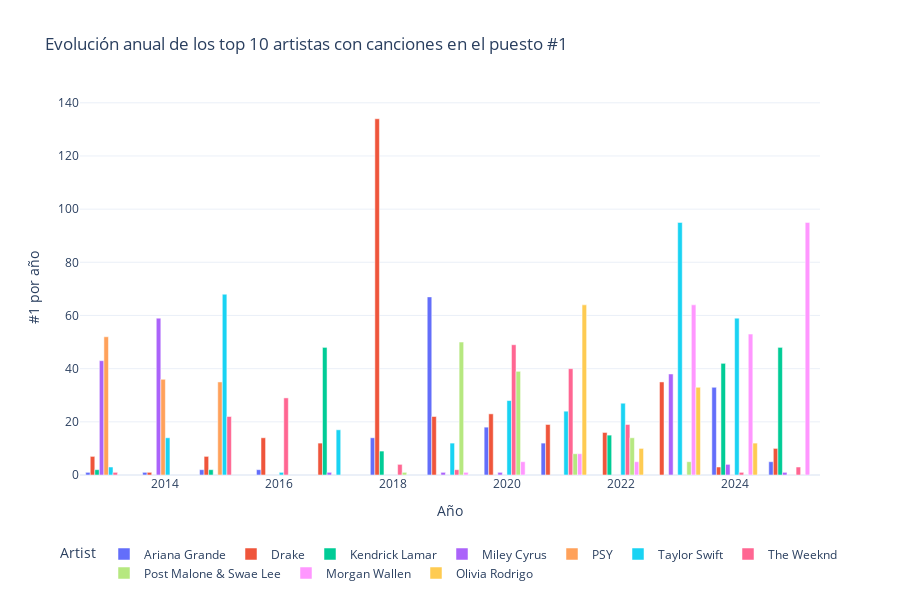

Source (notebook cell):
### Code cell
# top 10 artistas
top_10_artists = artist_counts.head(10).index.tolist()

# Filtrar los datos de esos artistas
top_10_data = top_hits[top_hits["Artist"].isin(top_10_artists)]

# Agrupar por año y artista
artist_year_counts = (
    top_10_data.groupby(["Year", "Artist"]).size().reset_index(name="NumberOneHits")
)
fig = px.bar(
    artist_year_counts,
    x="Year",
    y="NumberOneHits",
    color="Artist",
    barmode="group",
    title=" Evolución anual de los top 10 artistas con canciones en el puesto #1",
    labels={"Year": "Año", "NumberOneHits": "#1 por año"},
)

fig.update_layout(
    legend=dict(orientation="h", yanchor="bottom", y=-0.3, xanchor="center", x=0.5),
    template="plotly_white",
    height=600,
)

fig.show()

### Figure 1 — Plotly figure (JSON) as saved in the notebook; plotly's stock layout.template omitted (floating-point values rounded to 4 significant figures)
{"data": [{"alignmentgroup": "True", "hovertemplate": "Artist=Ariana Grande<br>Año=%{x}<br>#1 por año=%{y}<extra></extra>", "legendgroup": "Ariana Grande", "marker": {"color": "#636efa", "pattern": {"shape": ""}}, "name": "Ariana Grande", "offsetgroup": "Ariana Grande", "orientation": "v", "showlegend": true, "textposition": "auto", "type": "bar", "x": [2013, 2014, 2015, 2016, 2018, 2019, 2020, 2021, 2024, 2025], "xaxis": "x", "y": [1, 1, 2, 2, 14, 67, 18, 12, 33, 5], "yaxis": "y"}, {"alignmentgroup": "True", "hovertemplate": "Artist=Drake<br>Año=%{x}<br>#1 por año=%{y}<extra></extra>", "legendgroup": "Drake", "marker": {"color": "#EF553B", "pattern": {"shape": ""}}, "name": "Drake", "offsetgroup": "Drake", "orientation": "v", "showlegend": true, "textposition": "auto", "type": "bar", "x": [2013, 2014, 2015, 2016, 2017, 2018, 2019, 2020, 2021, 2022, 2023, 2024, 2025], "xaxis": "x", "y": [7, 1, 7, 14, 12, 134, 22, 23, 19, 16, 35, 3, 10], "yaxis": "y"}, {"alignmentgroup": "True", "hovertemplate": "Artist=Kendrick Lamar<br>Año=%{x}<br>#1 por año=%{y}<extra></extra>", "legendgroup": "Kendrick Lamar", "marker": {"color": "#00cc96", "pattern": {"shape": ""}}, "name": "Kendrick Lamar", "offsetgroup": "Kendrick Lamar", "orientation": "v", "showlegend": true, "textposition": "auto", "type": "bar", "x": [2013, 2015, 2017, 2018, 2022, 2024, 2025], "xaxis": "x", "y": [2, 2, 48, 9, 15, 42, 48], "yaxis": "y"}, {"alignmentgroup": "True", "hovertemplate": "Artist=Miley Cyrus<br>Año=%{x}<br>#1 por año=%{y}<extra></extra>", "legendgroup": "Miley Cyrus", "marker": {"color": "#ab63fa", "pattern": {"shape": ""}}, "name": "Miley Cyrus", "offsetgroup": "Miley Cyrus", "orientation": "v", "showlegend": true, "textposition": "auto", "type": "bar", "x": [2013, 2014, 2017, 2019, 2020, 2023, 2024, 2025], "xaxis": "x", "y": [43, 59, 1, 1, 1, 38, 4, 1], "yaxis": "y"}, {"alignmentgroup": "True", "hovertemplate": "Artist=PSY<br>Año=%{x}<br>#1 por año=%{y}<extra></extra>", "legendgroup": "PSY", "marker": {"color": "#FFA15A", "pattern": {"shape": ""}}, "name": "PSY", "offsetgroup": "PSY", "orientation": "v", "showlegend": true, "textposition": "auto", "type": "bar", "x": [2013, 2014, 2015], "xaxis": "x", "y": [52, 36, 35], "yaxis": "y"}, {"alignmentgroup": "True", "hovertemplate": "Artist=Taylor Swift<br>Año=%{x}<br>#1 por año=%{y}<extra></extra>", "legendgroup": "Taylor Swift", "marker": {"color": "#19d3f3", "pattern": {"shape": ""}}, "name": "Taylor Swift", "offsetgroup": "Taylor Swift", "orientation": "v", "showlegend": true, "textposition": "auto", "type": "bar", "x": [2013, 2014, 2015, 2016, 2017, 2019, 2020, 2021, 2022, 2023, 2024], "xaxis": "x", "y": [3, 14, 68, 1, 17, 12, 28, 24, 27, 95, 59], "yaxis": "y"}, {"alignmentgroup": "True", "hovertemplate": "Artist=The Weeknd<br>Año=%{x}<br>#1 por año=%{y}<extra></extra>", "legendgroup": "The Weeknd", "marker": {"color": "#FF6692", "pattern": {"shape": ""}}, "name": "The Weeknd", "offsetgroup": "The Weeknd", "orientation": "v", "showlegend": true, "textposition": "auto", "type": "bar", "x": [2013, 2015, 2016, 2018, 2019, 2020, 2021, 2022, 2024, 2025], "xaxis": "x", "y": [1, 22, 29, 4, 2, 49, 40, 19, 1, 3], "yaxis": "y"}, {"alignmentgroup": "True", "hovertemplate": "Artist=Post Malone & Swae Lee<br>Año=%{x}<br>#1 por año=%{y}<extra></extra>", "legendgroup": "Post Malone & Swae Lee", "marker": {"color": "#B6E880", "pattern": {"shape": ""}}, "name": "Post Malone & Swae Lee", "offsetgroup": "Post Malone & Swae Lee", "orientation": "v", "showlegend": true, "textposition": "auto", "type": "bar", "x": [2018, 2019, 2020, 2021, 2022, 2023], "xaxis": "x", "y": [1, 50, 39, 8, 14, 5], "yaxis": "y"}, {"alignmentgroup": "True", "hovertemplate": "Artist=Morgan Wallen<br>Año=%{x}<br>#1 por año=%{y}<extra></extra>", "legendgroup": "Morgan Wallen", "marker": {"color": "#FF97FF", "pattern": {"shape": ""}}, "name": "Morgan Wallen", "offsetgroup": "Morgan Wallen", "orientation": "v", "showlegend": true, "textposition": "auto", "type": "bar", "x": [2019, 2020, 2021, 2022, 2023, 2024, 2025], "xaxis": "x", "y": [1, 5, 8, 5, 64, 53, 95], "yaxis": "y"}, {"alignmentgroup": "True", "hovertemplate": "Artist=Olivia Rodrigo<br>Año=%{x}<br>#1 por año=%{y}<extra></extra>", "legendgroup": "Olivia Rodrigo", "marker": {"color": "#FECB52", "pattern": {"shape": ""}}, "name": "Olivia Rodrigo", "offsetgroup": "Olivia Rodrigo", "orientation": "v", "showlegend": true, "textposition": "auto", "type": "bar", "x": [2021, 2022, 2023, 2024], "xaxis": "x", "y": [64, 10, 33, 12], "yaxis": "y"}], "layout": {"barmode": "group", "height": 600, "legend": {"orientation": "h", "title": {"text": "Artist"}, "tracegroupgap": 0, "x": 0.5, "xanchor": "center", "y": -0.3, "yanchor": "bottom"}, "title": {"text": " Evolución anual de los top 10 artistas con canciones en el puesto #1"}, "xaxis": {"anchor": "y", "domain": [0, 1], "title": {"text": "Año"}}, "yaxis": {"anchor": "x", "domain": [0, 1], "title": {"text": "#1 por año"}}}}
